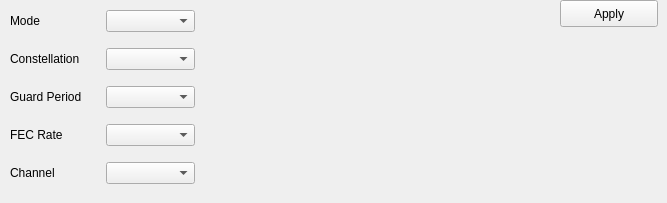
    <widget class="QWidget" name="tab">
     <attribute name="title">
      <string>DVB-T</string>
     </attribute>
     <widget class="QPushButton" name="pushButtonApplyDVBT">
      <property name="geometry">
       <rect>
        <x>560</x>
        <y>0</y>
        <width>98</width>
        <height>27</height>
       </rect>
      </property>
      <property name="text">
       <string>Apply</string>
      </property>
     </widget>
     <widget class="QWidget" name="gridLayoutWidget_5">
      <property name="geometry">
       <rect>
        <x>10</x>
        <y>0</y>
        <width>185</width>
        <height>194</height>
       </rect>
      </property>
      <layout class="QGridLayout" name="gridLayout_5">
       <item row="0" column="0">
        <widget class="QLabel" name="label_13">
         <property name="text">
          <string>Mode</string>
         </property>
        </widget>
       </item>
       <item row="2" column="0">
        <widget class="QLabel" name="label_14">
         <property name="text">
          <string>Constellation</string>
         </property>
        </widget>
       </item>
       <item row="3" column="0">
        <widget class="QLabel" name="label_15">
         <property name="text">
          <string>Guard Period</string>
         </property>
        </widget>
       </item>
       <item row="4" column="0">
        <widget class="QLabel" name="label_16">
         <property name="text">
          <string>FEC Rate</string>
         </property>
        </widget>
       </item>
       <item row="2" column="1">
        <widget class="QComboBox" name="comboBoxDVBTModulation"/>
       </item>
       <item row="0" column="1">
        <widget class="QComboBox" name="comboBoxDVBTFFTMode"/>
       </item>
       <item row="3" column="1">
        <widget class="QComboBox" name="comboBoxDVBTGuardPeriod"/>
       </item>
       <item row="4" column="1">
        <widget class="QComboBox" name="comboBoxDVBTFEC"/>
       </item>
       <item row="5" column="1">
        <widget class="QComboBox" name="comboBoxDVBTChannel"/>
       </item>
       <item row="5" column="0">
        <widget class="QLabel" name="label_37">
         <property name="text">
          <string>Channel</string>
         </property>
        </widget>
       </item>
      </layout>
     </widget>
    </widget>
